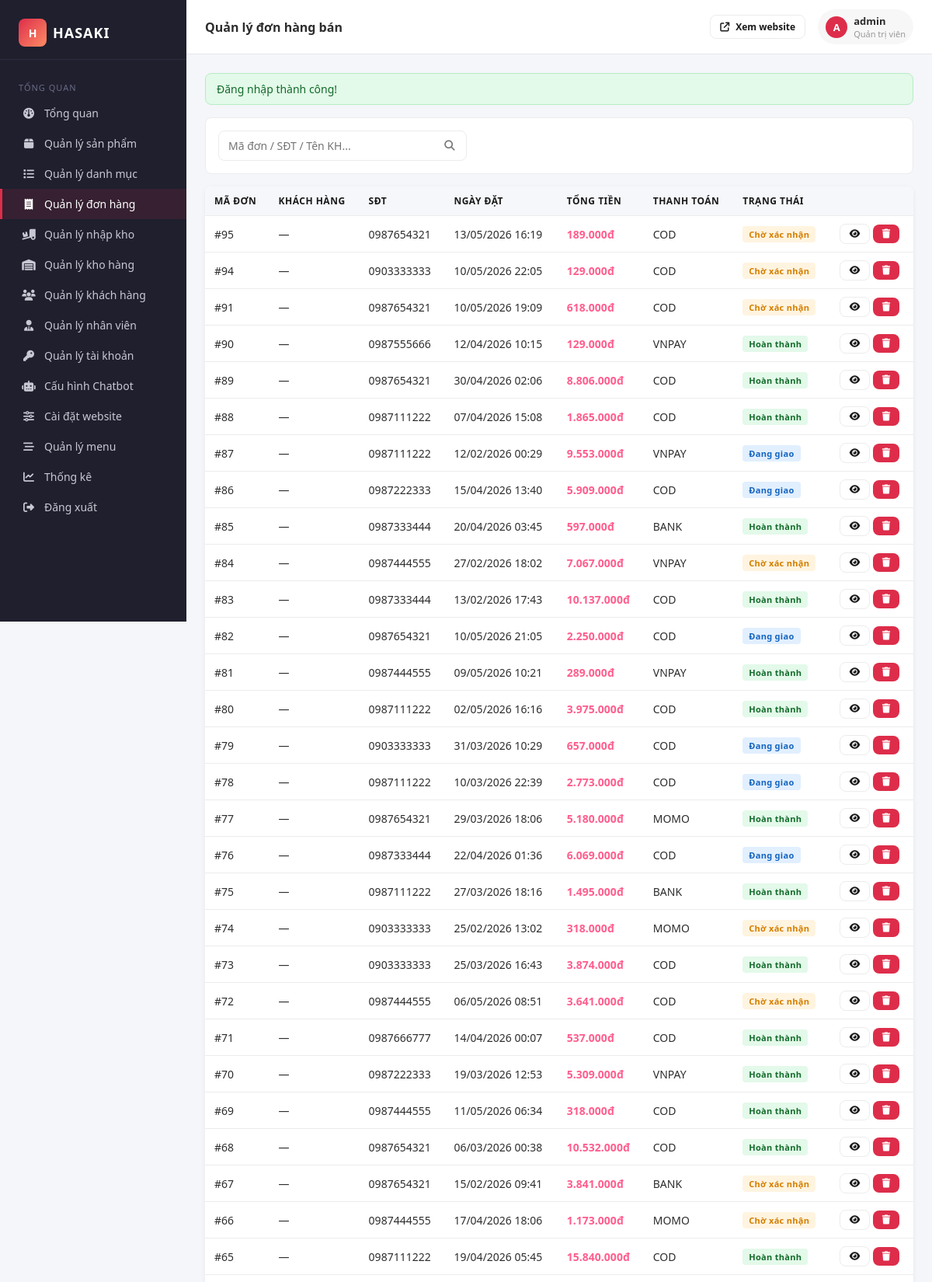
Page /admin/invoices.php (signed in, upper part) on the committed database.
### tables this page shows
CREATE TABLE `hoadonban` (
  `MaHoaDon` int NOT NULL,
  `NgayBan` datetime DEFAULT CURRENT_TIMESTAMP,
  `ThanhTien` decimal(12,2) NOT NULL,
  `MaKhachHang` int NOT NULL,
  `SDT` varchar(15) DEFAULT NULL,
  `Email` varchar(100) DEFAULT NULL,
  `DiaChiGH` varchar(255) DEFAULT NULL,
  `GhiChu` varchar(255) DEFAULT NULL,
  `HinhThucTT` varchar(50) DEFAULT 'COD',
  `TrangThai` int NOT NULL DEFAULT '0'
);

### src/helpers/functions.php (called while the page is built, shortened)
<?php
function e(?string $value): string {
    return htmlspecialchars($value ?? '', ENT_QUOTES, 'UTF-8');
}
function format_currency($amount): string {
    return number_format((float)$amount, 0, ',', '.') . 'đ';
}
function format_datetime($date): string {
    return date('d/m/Y H:i', strtotime($date));
}

### config/database.php (called while the page is built, shortened)
<?php
class Database {
    private static ?PDO $pdo = null;
    public static function getConnection(): PDO {
        if (self::$pdo === null) {
            $dsn = 'mysql:host=' . DB_HOST . ';dbname=' . DB_NAME . ';charset=' . DB_CHARSET;
            $options = [
                PDO::ATTR_ERRMODE              => PDO::ERRMODE_EXCEPTION,
                PDO::ATTR_DEFAULT_FETCH_MODE   => PDO::FETCH_ASSOC,
                PDO::ATTR_EMULATE_PREPARES     => false,
                PDO::MYSQL_ATTR_INIT_COMMAND   => "SET NAMES utf8mb4 COLLATE utf8mb4_unicode_ci",
            ];
            self::$pdo = new PDO($dsn, DB_USER, DB_PASS, $options);
        }
        return self::$pdo;
    }
}

### src/Business/InvoiceBLL.php (called while the page is built, shortened)
<?php
require_once __DIR__ . '/../DataAccess/InvoiceDAL.php';
class InvoiceBLL {
    private InvoiceDAL $invoiceDAL;
    public function __construct() {
        $this->invoiceDAL = new InvoiceDAL();
    }
    public function getAll(): array {
        return $this->invoiceDAL->getAll();
    }
    public function statusLabel(int $status): string {
        return match ($status) {
            0 => 'Chờ xác nhận',
            1 => 'Đang giao',
            2 => 'Hoàn thành',
            3 => 'Đã hủy',
            default => 'Không xác định',
        };
    }
}

### src/DataAccess/BaseDAL.php (called while the page is built, shortened)
<?php
require_once __DIR__ . '/../../config/database.php';
abstract class BaseDAL {
    public function __construct() {
        $this->db = Database::getConnection();
    }
}

### src/DataAccess/InvoiceDAL.php (called while the page is built, shortened)
<?php
require_once __DIR__ . '/BaseDAL.php';
class InvoiceDAL extends BaseDAL {
    public function getAll(): array {
        $stmt = $this->db->query(
            "SELECT hd.*, kh.TenKhachHang
             FROM HoaDonBan hd
             LEFT JOIN KhachHang kh ON hd.MaKhachHang = kh.MaKhachHang
             ORDER BY hd.MaHoaDon DESC"
        );
        return $stmt->fetchAll();
    }
}

### public/admin/invoices.php (the view, shortened to what this page needs)
<?php
require_once __DIR__ . '/../../src/Business/InvoiceBLL.php';
$bll = new InvoiceBLL();
$keyword = trim($_GET['q'] ?? '');
$rows = $keyword !== '' ? $bll->search($keyword) : $bll->getAll();
require __DIR__ . '/includes/layout-top.php';
?>
<div class="toolbar">
  <form class="search" method="get">
    <input type="text" name="q" placeholder="Mã đơn / SĐT / Tên KH..." value="<?= e($keyword) ?>">
    <button><i class="fa-solid fa-magnifying-glass"></i></button>
  </form>
</div>
<table class="table">
  <thead><tr><th>Mã đơn</th><th>Khách hàng</th><th>SĐT</th><th>Ngày đặt</th><th>Tổng tiền</th><th>Thanh toán</th><th>Trạng thái</th><th></th></tr></thead>
  <tbody>
    <?php if (empty($rows)): ?>
      <tr><td colspan="8" class="text-center muted">Không có đơn hàng</td></tr>
    <?php else: foreach ($rows as $r): ?>
      <tr>
        <td>#<?= (int)$r['MaHoaDon'] ?></td>
        <td><?= e($r['TenKhachHang'] ?? '—') ?></td>
        <td><?= e($r['SDT']) ?></td>
        <td><?= format_datetime($r['NgayBan']) ?></td>
        <td style="font-weight:700;color:#ff5e8e"><?= format_currency($r['ThanhTien']) ?></td>
        <td><?= e($r['HinhThucTT']) ?></td>
        <td><span class="badge badge-status-<?= (int)$r['TrangThai'] ?>"><?= e($bll->statusLabel((int)$r['TrangThai'])) ?></span></td>
        <td class="actions">
          <a class="btn-outline btn btn-sm" href="?action=view&id=<?= (int)$r['MaHoaDon'] ?>"><i class="fa-solid fa-eye"></i></a>
          <a class="btn-danger btn btn-sm" href="?action=delete&id=<?= (int)$r['MaHoaDon'] ?>" data-confirm="Xóa đơn hàng này?"><i class="fa-solid fa-trash"></i></a>
        </td>
      </tr>
    <?php endforeach; endif; ?>
  </tbody>
</table>
<?php require __DIR__ . '/includes/layout-bottom.php'; ?>

### public/assets/css/admin.css (style rules this page uses)
*, *::before, *::after { box-sizing: border-box; }
html, body { margin: 0; padding: 0; font-family: "Segoe UI", "Roboto", "Helvetica Neue", Arial, sans-serif; font-size: 14px; background: #f4f6f9; color: #2d2d2d; }
a { color: #1a1a1a; text-decoration: none; }
.toolbar { background: #fff; border: 1px solid #ececec; border-radius: 8px; padding: 16px; margin-bottom: 16px; display: flex; gap: 16px; flex-wrap: wrap; justify-content: space-between; align-items: center; }
.toolbar .search { flex: 0 1 320px; position: relative; }
.toolbar .search input { padding-right: 40px; }
.toolbar .search button { position: absolute; right: 4px; top: 4px; bottom: 4px; border: 0; background: transparent; cursor: pointer; width: 36px; color: #777; }
.btn { display: inline-flex; align-items: center; justify-content: center; gap: 8px; padding: 10px 18px; border: 0; background: #DD2D4A; color: #fff; font-weight: 600; border-radius: 8px; cursor: pointer; transition: filter 0.2s, transform 0.1s; text-decoration: none; font-size: 14px; }
.btn-outline { display: inline-flex; align-items: center; justify-content: center; gap: 8px; padding: 10px 18px; border: 0; background: transparent; color: #1a1a1a; font-weight: 600; border-radius: 8px; cursor: pointer; transition: filter 0.2s, transform 0.1s; text-decoration: none; font-size: 14px; }
.btn-outline { border: 1px solid #ececec; }
.btn-danger { display: inline-flex; align-items: center; justify-content: center; gap: 8px; padding: 10px 18px; border: 0; background: #DD2D4A; color: #fff; font-weight: 600; border-radius: 8px; cursor: pointer; transition: filter 0.2s, transform 0.1s; text-decoration: none; font-size: 14px; }
.btn-sm { padding: 6px 12px; font-size: 12px; }
.input, input:not([type=submit]):not([type=button]):not([type=checkbox]):not([type=radio]):not([type=file]):not([type=color]):not([type=range]):not([type=image]), select, textarea { width: 100%; padding: 9px 12px; font-size: 14px; font-family: inherit; background: #fff; border: 1px solid #ececec; border-radius: 8px; outline: none; transition: border-color 0.2s, box-shadow 0.2s; }
.table { width: 100%; border-collapse: collapse; background: #fff; border-radius: 8px; overflow: hidden; box-shadow: 0 2px 6px rgba(0, 0, 0, 0.06); }
.table th, .table td { padding: 10px 12px; border-bottom: 1px solid #ececec; text-align: left; font-size: 14px; vertical-align: middle; }
.table th { background: #f6f7fa; font-size: 12px; text-transform: uppercase; letter-spacing: 0.5px; color: #1a1a1a; font-weight: 700; }
.table td.actions { white-space: nowrap; }
.badge { display: inline-block; padding: 3px 8px; border-radius: 4px; font-size: 11px; font-weight: 700; letter-spacing: 0.3px; background: #f7f7f7; color: #2d2d2d; }
.badge.badge-status-0 { background: #fff4e0; color: #d57e00; }
.badge.badge-status-1 { background: #e1efff; color: #1565c0; }
.badge.badge-status-2 { background: #e3f9e9; color: #126b2a; }

### rows in the picture
hoadonban: MaHoaDon "95", TenKhachHang "—", SDT "0987654321", NgayBan "13/05/2026 16:19", ThanhTien "189.000đ", HinhThucTT "COD", TrangThai "Chờ xác nhận"
hoadonban: MaHoaDon "94", TenKhachHang "—", SDT "0903333333", NgayBan "10/05/2026 22:05", ThanhTien "129.000đ", HinhThucTT "COD", TrangThai "Chờ xác nhận"
hoadonban: MaHoaDon "91", TenKhachHang "—", SDT "0987654321", NgayBan "10/05/2026 19:09", ThanhTien "618.000đ", HinhThucTT "COD", TrangThai "Chờ xác nhận"
hoadonban: MaHoaDon "90", TenKhachHang "—", SDT "0987555666", NgayBan "12/04/2026 10:15", ThanhTien "129.000đ", HinhThucTT "VNPAY", TrangThai "Hoàn thành"
hoadonban: MaHoaDon "89", TenKhachHang "—", SDT "0987654321", NgayBan "30/04/2026 02:06", ThanhTien "8.806.000đ", HinhThucTT "COD", TrangThai "Hoàn thành"
hoadonban: MaHoaDon "88", TenKhachHang "—", SDT "0987111222", NgayBan "07/04/2026 15:08", ThanhTien "1.865.000đ", HinhThucTT "COD", TrangThai "Hoàn thành"
hoadonban: MaHoaDon "87", TenKhachHang "—", SDT "0987111222", NgayBan "12/02/2026 00:29", ThanhTien "9.553.000đ", HinhThucTT "VNPAY", TrangThai "Đang giao"
hoadonban: MaHoaDon "86", TenKhachHang "—", SDT "0987222333", NgayBan "15/04/2026 13:40", ThanhTien "5.909.000đ", HinhThucTT "COD", TrangThai "Đang giao"
hoadonban: MaHoaDon "85", TenKhachHang "—", SDT "0987333444", NgayBan "20/04/2026 03:45", ThanhTien "597.000đ", HinhThucTT "BANK", TrangThai "Hoàn thành"
hoadonban: MaHoaDon "84", TenKhachHang "—", SDT "0987444555", NgayBan "27/02/2026 18:02", ThanhTien "7.067.000đ", HinhThucTT "VNPAY", TrangThai "Chờ xác nhận"
hoadonban: MaHoaDon "83", TenKhachHang "—", SDT "0987333444", NgayBan "13/02/2026 17:43", ThanhTien "10.137.000đ", HinhThucTT "COD", TrangThai "Hoàn thành"
hoadonban: MaHoaDon "82", TenKhachHang "—", SDT "0987654321", NgayBan "10/05/2026 21:05", ThanhTien "2.250.000đ", HinhThucTT "COD", TrangThai "Đang giao"
hoadonban: MaHoaDon "81", TenKhachHang "—", SDT "0987444555", NgayBan "09/05/2026 10:21", ThanhTien "289.000đ", HinhThucTT "VNPAY", TrangThai "Hoàn thành"
hoadonban: MaHoaDon "80", TenKhachHang "—", SDT "0987111222", NgayBan "02/05/2026 16:16", ThanhTien "3.975.000đ", HinhThucTT "COD", TrangThai "Hoàn thành"
hoadonban: MaHoaDon "79", TenKhachHang "—", SDT "0903333333", NgayBan "31/03/2026 10:29", ThanhTien "657.000đ", HinhThucTT "COD", TrangThai "Đang giao"
hoadonban: MaHoaDon "78", TenKhachHang "—", SDT "0987111222", NgayBan "10/03/2026 22:39", ThanhTien "2.773.000đ", HinhThucTT "COD", TrangThai "Đang giao"
hoadonban: MaHoaDon "77", TenKhachHang "—", SDT "0987654321", NgayBan "29/03/2026 18:06", ThanhTien "5.180.000đ", HinhThucTT "MOMO", TrangThai "Hoàn thành"
hoadonban: MaHoaDon "76", TenKhachHang "—", SDT "0987333444", NgayBan "22/04/2026 01:36", ThanhTien "6.069.000đ", HinhThucTT "COD", TrangThai "Đang giao"
hoadonban: MaHoaDon "75", TenKhachHang "—", SDT "0987111222", NgayBan "27/03/2026 18:16", ThanhTien "1.495.000đ", HinhThucTT "BANK", TrangThai "Hoàn thành"
hoadonban: MaHoaDon "74", TenKhachHang "—", SDT "0903333333", NgayBan "25/02/2026 13:02", ThanhTien "318.000đ", HinhThucTT "MOMO", TrangThai "Chờ xác nhận"
hoadonban: MaHoaDon "73", TenKhachHang "—", SDT "0903333333", NgayBan "25/03/2026 16:43", ThanhTien "3.874.000đ", HinhThucTT "COD", TrangThai "Hoàn thành"
hoadonban: MaHoaDon "72", TenKhachHang "—", SDT "0987444555", NgayBan "06/05/2026 08:51", ThanhTien "3.641.000đ", HinhThucTT "COD", TrangThai "Chờ xác nhận"
hoadonban: MaHoaDon "71", TenKhachHang "—", SDT "0987666777", NgayBan "14/04/2026 00:07", ThanhTien "537.000đ", HinhThucTT "COD", TrangThai "Hoàn thành"
hoadonban: MaHoaDon "70", TenKhachHang "—", SDT "0987222333", NgayBan "19/03/2026 12:53", ThanhTien "5.309.000đ", HinhThucTT "VNPAY", TrangThai "Hoàn thành"
hoadonban: MaHoaDon "69", TenKhachHang "—", SDT "0987444555", NgayBan "11/05/2026 06:34", ThanhTien "318.000đ", HinhThucTT "COD", TrangThai "Hoàn thành"
hoadonban: MaHoaDon "68", TenKhachHang "—", SDT "0987654321", NgayBan "06/03/2026 00:38", ThanhTien "10.532.000đ", HinhThucTT "COD", TrangThai "Hoàn thành"
hoadonban: MaHoaDon "67", TenKhachHang "—", SDT "0987654321", NgayBan "15/02/2026 09:41", ThanhTien "3.841.000đ", HinhThucTT "BANK", TrangThai "Chờ xác nhận"
hoadonban: MaHoaDon "66", TenKhachHang "—", SDT "0987444555", NgayBan "17/04/2026 18:06", ThanhTien "1.173.000đ", HinhThucTT "MOMO", TrangThai "Chờ xác nhận"
hoadonban: MaHoaDon "65", TenKhachHang "—", SDT "0987111222", NgayBan "19/04/2026 05:45", ThanhTien "15.840.000đ", HinhThucTT "COD", TrangThai "Hoàn thành"

### other values in the picture
$label "Tổng quan"
$label "Quản lý sản phẩm"
$label "Quản lý danh mục"
$label "Quản lý đơn hàng"
$label "Quản lý nhập kho"
$label "Quản lý kho hàng"
$label "Quản lý khách hàng"
$label "Quản lý nhân viên"
$label "Quản lý tài khoản"
$label "Cấu hình Chatbot"
$label "Cài đặt website"
$label "Quản lý menu"
$label "Thống kê"
$page_title "Quản lý đơn hàng bán"
mb_strtoupper(mb_substr($_SESSION['display_name'] ?? 'A', 0, 1)) "A"
